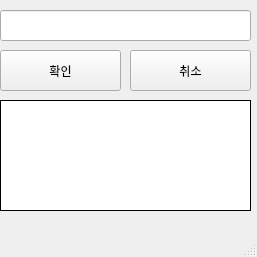
<?xml version="1.0" encoding="UTF-8"?>
<ui version="4.0">
 <class>MainWindow</class>
 <widget class="QMainWindow" name="MainWindow">
  <property name="geometry">
   <rect>
    <x>0</x>
    <y>0</y>
    <width>257</width>
    <height>257</height>
   </rect>
  </property>
  <property name="windowTitle">
   <string>MainWindow</string>
  </property>
  <widget class="QWidget" name="centralwidget">
   <widget class="QLineEdit" name="tbName">
    <property name="geometry">
     <rect>
      <x>0</x>
      <y>10</y>
      <width>251</width>
      <height>31</height>
     </rect>
    </property>
   </widget>
   <widget class="QPushButton" name="btrnCheck">
    <property name="geometry">
     <rect>
      <x>0</x>
      <y>50</y>
      <width>121</width>
      <height>41</height>
     </rect>
    </property>
    <property name="text">
     <string>확인</string>
    </property>
   </widget>
   <widget class="QPushButton" name="btnCancel">
    <property name="geometry">
     <rect>
      <x>130</x>
      <y>50</y>
      <width>121</width>
      <height>41</height>
     </rect>
    </property>
    <property name="text">
     <string>취소</string>
    </property>
   </widget>
   <widget class="QListWidget" name="qlist_Classe">
    <property name="geometry">
     <rect>
      <x>0</x>
      <y>100</y>
      <width>251</width>
      <height>111</height>
     </rect>
    </property>
    <property name="styleSheet">
     <string notr="true">background-color:white</string>
    </property>
    <property name="frameShape">
     <enum>QFrame::Box</enum>
    </property>
    <property name="frameShadow">
     <enum>QFrame::Plain</enum>
    </property>
    <property name="layoutMode">
     <enum>QListView::Batched</enum>
    </property>
    <property name="batchSize">
     <number>20</number>
    </property>
   </widget>
  </widget>
  <widget class="QMenuBar" name="menubar">
   <property name="geometry">
    <rect>
     <x>0</x>
     <y>0</y>
     <width>257</width>
     <height>21</height>
    </rect>
   </property>
  </widget>
  <widget class="QStatusBar" name="statusbar"/>
 </widget>
 <resources/>
 <connections/>
</ui>
